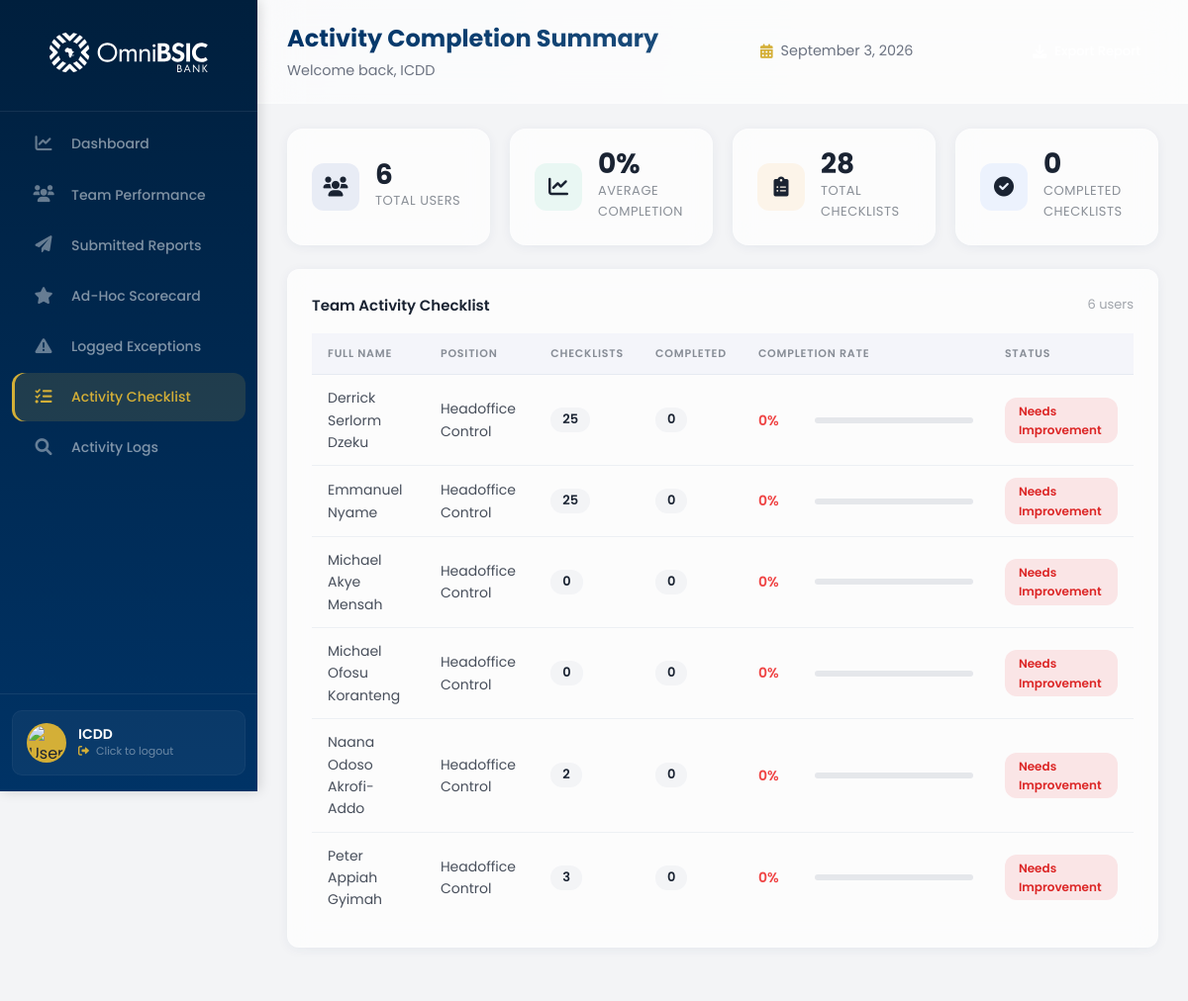
/adminboard/supervisor/checklist/ (signed in), run on an earlier commit of the app's database.
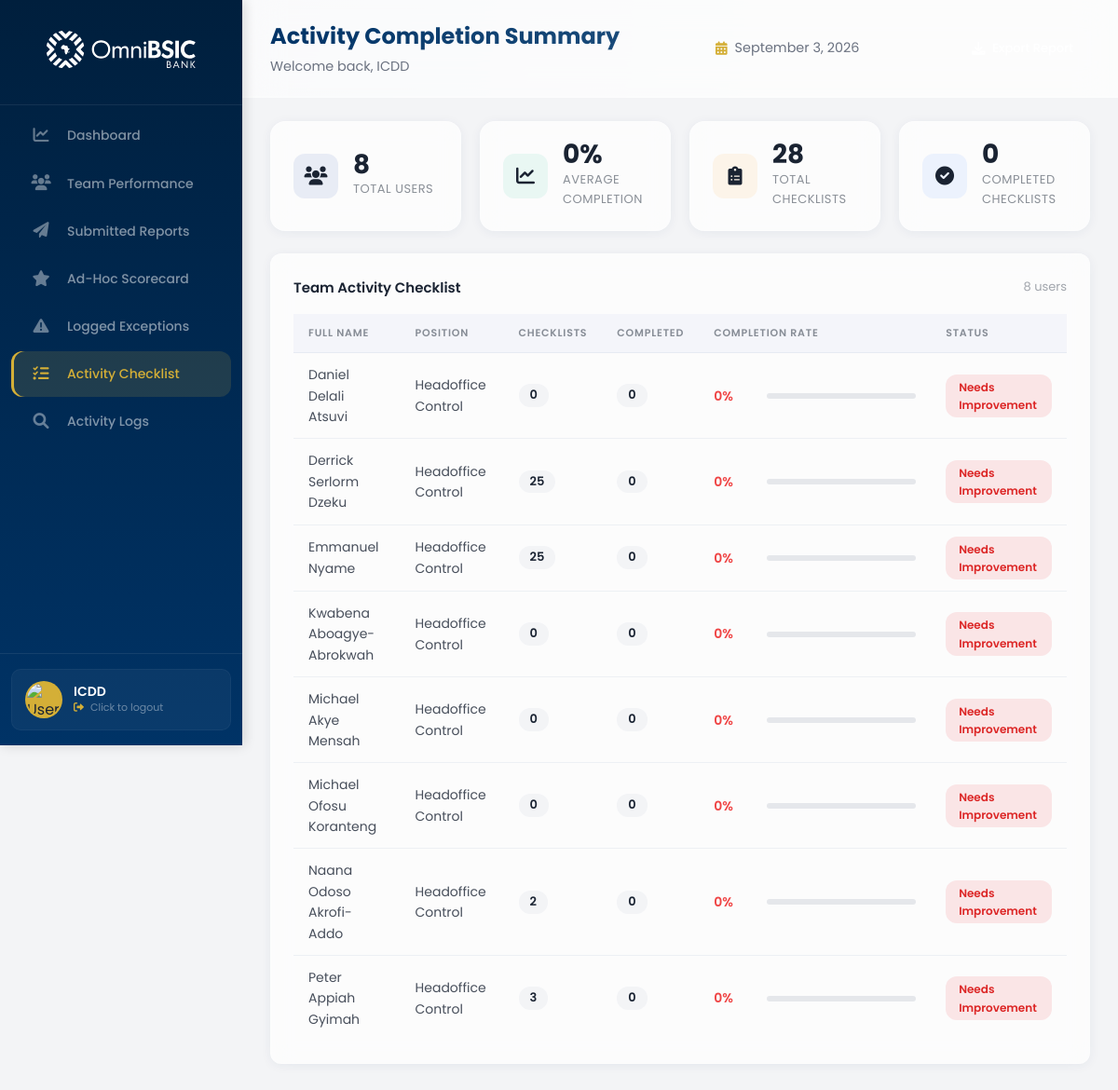
And on a later commit of the database.
### control_dashboard/models.py (models this page shows, shortened)
class UserProfile(models.Model):
    ROLE_CHOICES = [
        ('admin', 'Admin'),
        ('supervisor', 'Supervisor'),
        ('member', 'Member'),
    ]
    POSITION_CHOICES = [
        ('hc', 'Headoffice Control'),
        ('cc', 'Cluster Control'),
    ]
    STATUS_CHOICES = [
        ('active', 'Active'),
        ('inactive', 'Inactive'),
    ]
    user = models.OneToOneField(
        User,
        on_delete=models.CASCADE,
        related_name='profile',
        null=True,
        blank=True
    )
    email = models.EmailField(unique=True)
    full_name = models.CharField(max_length=200)
    username = models.CharField(max_length=150, unique=True, blank=True, null=True)
    position = models.CharField(max_length=50, choices=POSITION_CHOICES, default='member')
    role = models.CharField(max_length=50, choices=ROLE_CHOICES, default='member')
    status = models.CharField(max_length=50, choices=STATUS_CHOICES, default='active')
    created_at = models.DateTimeField(auto_now_add=True)
    updated_at = models.DateTimeField(auto_now=True)
    class Meta:
        db_table = 'user_profiles'
        ordering = ['full_name']

### control_dashboard/views.py (the view)
# urls.py: path('supervisor/checklist/', views.supervisor_checklist, name='supervisor_checklist'),
@login_required
def supervisor_checklist(request):
    try:
        user_profile = UserProfile.objects.get(email=request.user.email)
        if user_profile.role != 'supervisor' and user_profile.role != 'admin':
            messages.error(request, 'You do not have permission to access this page.')
            return redirect_dashboard(request.user)
    except UserProfile.DoesNotExist:
        return redirect_dashboard(request.user)
    team_members = UserProfile.objects.filter(role='member', status='active').order_by('full_name')
    all_checklists = Checklist.objects.filter(is_active=True)
    user_completion_data = []
    total_users = team_members.count()
    total_completed = 0
    total_completion_rate = 0
    for member in team_members:
        assigned_checklists = all_checklists.filter(
            Q(assigned_users=member) |
            Q(assignment_target='all') |
            Q(assignment_target=member.position)
        ).distinct()
        total_assigned = assigned_checklists.count()
        completed_checklists = ChecklistLog.objects.filter(
            user=member,
            checklist__in=assigned_checklists
        ).values_list('checklist_id', flat=True).distinct().count()
        if total_assigned > 0:
            completion_rate = int((completed_checklists / total_assigned) * 100)
        else:
            completion_rate = 0
        if completion_rate >= 90:
            status = 'success'
            status_text = 'Excellent'
        elif completion_rate >= 70:
            status = 'warning'
            status_text = 'Good'
        elif completion_rate >= 40:
            status = 'warning'
            status_text = 'In Progress'
        else:
            status = 'danger'
            status_text = 'Needs Improvement'
        total_completed += completed_checklists
        if total_assigned > 0:
            total_completion_rate += completion_rate
        user_completion_data.append({
            'user': member,
            'total_checklists': total_assigned,
            'completed_checklists': completed_checklists,
            'completion_rate': completion_rate,
            'status': status,
            'status_text': status_text,
        })
    if total_users > 0 and sum(d['total_checklists'] for d in user_completion_data) > 0:
        avg_completion = int(total_completion_rate / total_users)
    else:
        avg_completion = 0
    user_completion_data.sort(key=lambda x: x['completion_rate'], reverse=True)
    context = {
        'user_profile': user_profile,
        'user_completion_data': user_completion_data,
        'total_users': total_users,
        'avg_completion': avg_completion,
        'total_checklists': all_checklists.count(),
        'total_completed': total_completed,
        'all_checklists': all_checklists,
    }
    return render(request, 'control_dashboard/checklist-sup.html', context)

### control_dashboard/templates/control_dashboard/checklist-sup.html (shortened to what this page needs)
{% extends 'control_dashboard/base.html' %}
{% load static %}
{% block extra_css %}
<link rel="stylesheet" href="{% static 'stylesheets/supervisor-checklist.css' %}" type="text/css">
{% endblock %}
{% block dashboard_url %}{% url 'control_dashboard:supervisor_dashboard' %}{% endblock %}
{% block nav_links %}
<li><a href="{% url 'control_dashboard:supervisor_dashboard' %}">
    <span class="nav-icon"><i class="fas fa-chart-line"></i></span>
    <span class="nav-text">Dashboard</span>
</a></li>
<li><a href="{% url 'control_dashboard:team_performance' %}">
    <span class="nav-icon"><i class="fas fa-users"></i></span>
    <span class="nav-text">Team Performance</span>
</a></li>
<li><a href="{% url 'control_dashboard:submitted_reports' %}">
    <span class="nav-icon"><i class="fas fa-paper-plane"></i></span>
    <span class="nav-text">Submitted Reports</span>
</a></li>
<li><a href="{% url 'control_dashboard:ad_hoc_scorecard' %}">
    <span class="nav-icon"><i class="fas fa-star"></i></span>
    <span class="nav-text">Ad-Hoc Scorecard</span>
</a></li>
<li><a href="{% url 'control_dashboard:logged_exceptions' %}">
    <span class="nav-icon"><i class="fas fa-exclamation-triangle"></i></span>
    <span class="nav-text">Logged Exceptions</span>
</a></li>
<li class="active"><a href="{% url 'control_dashboard:supervisor_checklist' %}">
    <span class="nav-icon"><i class="fas fa-tasks"></i></span>
    <span class="nav-text">Activity Checklist</span>
</a></li>
<li><a href="{% url 'control_dashboard:supervisor_activity_logs' %}">
    <span class="nav-icon"><i class="fas fa-search"></i></span>
    <span class="nav-text">Activity Logs</span>
</a></li>
{% endblock %}
{% block page_title %}Activity Completion Summary{% endblock %}
{% block top_header_right %}
<button class="btn-export-header" onclick="exportReport()" title="Export Activity Data">
    <i class="fas fa-download"></i> Export Report
</button>
{% endblock %}
{% block content %}
<div class="stats-grid">
    <div class="stat-card">
        <div class="stat-icon primary"><i class="fas fa-users"></i></div>
        <div class="stat-info">
            <span class="stat-value">{{ total_users|default:0 }}</span>
            <span class="stat-label">Total Users</span>
        </div>
    </div>
    <div class="stat-card">
        <div class="stat-icon success"><i class="fas fa-chart-line"></i></div>
        <div class="stat-info">
            <span class="stat-value">{{ avg_completion|default:0 }}%</span>
            <span class="stat-label">Average Completion</span>
        </div>
    </div>
    <div class="stat-card">
        <div class="stat-icon warning"><i class="fas fa-clipboard-list"></i></div>
        <div class="stat-info">
            <span class="stat-value">{{ total_checklists|default:0 }}</span>
            <span class="stat-label">Total Checklists</span>
        </div>
    </div>
    <div class="stat-card">
        <div class="stat-icon info"><i class="fas fa-check-circle"></i></div>
        <div class="stat-info">
            <span class="stat-value">{{ total_completed|default:0 }}</span>
            <span class="stat-label">Completed Checklists</span>
        </div>
    </div>
</div>
<div class="table-container">
    <div class="table-header">
        <h4>Team Activity Checklist</h4>
        <span class="user-count">{{ user_completion_data|length }} users</span>
    </div>
    <div class="table-responsive">
        <table class="checklist-table">
            <thead>
                <tr>
                    <th>Full Name</th>
                    <th>Position</th>
                    <th class="text-center">Checklists</th>
                    <th class="text-center">Completed</th>
                    <th style="width: 30%;">Completion Rate</th>
                    <th class="text-center">Status</th>
                </tr>
            </thead>
            <tbody>
                {% for data in user_completion_data %}
                <tr onclick="viewUserDetail({{ data.user.id }})" class="user-row" data-user="{{ data.user.id }}" style="cursor: pointer;">
                    <td class="font-bold">
                        {{ data.user.full_name|default:data.user.email }}
                    </td>
                    <td>{{ data.user.get_position_display|default:"Member" }}</td>
                    <td class="text-center"><span class="task-count-badge">{{ data.total_checklists }}</span></td>
                    <td class="text-center"><span class="task-count-badge">{{ data.completed_checklists }}</span></td>
                    <td>
                        <div class="performance-metric-wrapper">
                            <span class="score-text {% if data.completion_rate >= 90 %}text-success{% elif data.completion_rate >= 70 %}text-warning{% else %}text-danger{% endif %}">
                                {{ data.completion_rate }}%
                            </span>
                            <div class="progress-track">
                            </div>
                        </div>
                    </td>
                    <td class="text-center">
                        <span class="status-badge {% if data.status == 'success' %}active{% elif data.status == 'warning' %}pending{% else %}inactive{% endif %}">
                            {{ data.status_text }}
                        </span>
                    </td>
                </tr>
                {% endfor %}
            </tbody>
        </table>
    </div>
</div>
{% endblock %}

### control_dashboard/templates/control_dashboard/base.html (shortened to what this page needs)
{% load static %}
<!DOCTYPE html>
<html>
    <head>
        <link rel="stylesheet" href="{% static 'stylesheets/base.css' %}" type="text/css">
        <link rel="stylesheet" href="https://cdnjs.cloudflare.com/ajax/libs/font-awesome/6.0.0-beta3/css/all.min.css">
        {% block extra_css %}{% endblock %}
    </head>
    <body>
        <div class="page-wrapper">
            <div class="nav-bar">
                <div class="logo">
                    <a href="{% block dashboard_url %}{% url 'control_dashboard:member_dashboard' %}{% endblock %}">
                        <img src="{% static 'images/OmniBSIC_Bank_Logo.svg' %}" alt="Bank Logo">
                    </a>
                </div>
                <ul class="nav-links">
                    {% block nav_links %}{% endblock %}
                </ul>
                <div class="nav-footer">
                    <div class="nav-profile-card" onclick="logoutUser()" style="cursor: pointer;" title="Click to logout">
                        <div class="nav-profile-img-wrapper">
                            <img src="{% static 'images/user-avatar.jpg' %}" alt="User Profile Image">
                        </div>
                        <div class="nav-profile-info">
                            <h4 class="nav-user-name">{{ user_profile.full_name|default:"User" }}</h4>
                            <p class="nav-user-role">
                                <i class="fas fa-sign-out-alt" style="font-size: 11px; margin-right: 4px;"></i>
                                Click to logout
                            </p>
                        </div>
                    </div>
                </div>
            </div>
            <div class="main-content-wrapper">
                <div class="top-header">
                    <div class="top-header-left">
                        <span class="page-title">{% block page_title %}Dashboard{% endblock %}</span>
                        {% block page_subtitle %}
                        <span class="page-subtitle">Welcome back, {{ user_profile.full_name|default:"User" }}</span>
                        {% endblock %}
                    </div>
                    {% block top_header_center %}
                    <div class="top-header-center">
                        <span class="header-date">
                            <i class="fas fa-calendar-alt"></i>
                            {% now "F j, Y" %}
                        </span>
                    </div>
                    {% endblock %}
                    <div class="top-header-right">
                        {% block top_header_right %}{% endblock %}
                    </div>
                </div>
                <div class="main-content">
                    {% block content %}{% endblock %}
                </div>
            </div>
        </div>
    </body>
</html>

### control_dashboard/static/stylesheets/supervisor-checklist.css (style rules this page uses)
.stats-grid { display: grid; grid-template-columns: repeat(4, 1fr); gap: 20px; margin-bottom: 24px; }
.stat-card { background: var(--glass-bg); backdrop-filter: blur(12px); -webkit-backdrop-filter: blur(12px); border: 1px solid var(--glass-border); border-radius: 16px; padding: 18px 24px; display: flex; align-items: center; gap: 16px; transition: all 0.3s ease; box-shadow: 0 2px 12px var(--glass-shadow); }
.stat-icon { width: 48px; height: 48px; border-radius: 12px; display: flex; align-items: center; justify-content: center; font-size: 20px; flex-shrink: 0; }
.stat-icon.primary { background: rgba(0, 51, 153, 0.08); color: var(--omni-primary); }
.stat-icon.success { background: rgba(16, 185, 129, 0.08); color: var(--omni-success); }
.stat-icon.warning { background: rgba(245, 158, 11, 0.08); color: var(--omni-warning); }
.stat-icon.info { background: rgba(59, 130, 246, 0.08); color: var(--omni-info); }
.stat-info { flex: 1; }
.stat-value { display: block; font-size: 28px; font-weight: 700; color: #1a2332; line-height: 1.2; }
.stat-label { display: block; font-size: 13px; color: rgba(26, 35, 50, 0.5); font-weight: 400; }
.table-responsive { overflow-x: auto; }
.checklist-table { width: 100%; border-collapse: collapse; background: transparent; font-size: 14px; }
.checklist-table thead { background: rgba(0, 51, 153, 0.03); }
.checklist-table thead th { color: rgba(26, 35, 50, 0.5); font-size: 11px; font-weight: 600; text-transform: uppercase; letter-spacing: 0.8px; text-align: left; padding: 12px 16px; border-bottom: 1px solid var(--glass-border-dark); }
.checklist-table tbody td { padding: 12px 16px; color: rgba(26, 35, 50, 0.8); border-bottom: 1px solid var(--glass-border-dark); vertical-align: middle; }
.checklist-table tbody tr { cursor: pointer; transition: background 0.2s ease; }
.checklist-table tbody tr:last-child td { border-bottom: none; }
.user-count { font-size: 13px; color: rgba(26, 35, 50, 0.4); }
.performance-metric-wrapper { display: flex; align-items: center; gap: 12px; }
.score-text { font-weight: 600; font-size: 14px; min-width: 45px; }
.text-danger { color: #ef4444; }
.progress-track { flex: 1; height: 8px; background: #e5e7eb; border-radius: 4px; overflow: hidden; }
.task-count-badge { display: inline-block; padding: 2px 12px; background: #f3f4f6; border-radius: 12px; font-size: 13px; font-weight: 600; color: #1a2332; }
.status-badge { display: inline-block; padding: 4px 14px; border-radius: 12px; font-size: 12px; font-weight: 600; text-transform: capitalize; }
.status-badge.inactive { background: rgba(239, 68, 68, 0.12); color: #dc2626; }
.btn-export-header { display: inline-flex; align-items: center; gap: 8px; padding: 8px 18px; background: var(--omni-primary); color: #ffffff; border: none; border-radius: 12px; cursor: pointer; font-size: 13px; font-weight: 500; font-family: 'Poppins', sans-serif; transition: all 0.3s ease; white-space: nowrap; }
.btn-export-header i { font-size: 14px; }
.progress-track { flex: 1; height: 6px; background: #e5e7eb; border-radius: 4px; overflow: hidden; }

What changed in the data, as far as the page shows it:
added UserProfile: user.full_name "Daniel Delali Atsuvi", user.position "Headoffice Control", total_checklists "0", completed_checklists "0", completion_rate "0", status_text "Needs Improvement"
added UserProfile: user.full_name "Kwabena Aboagye-Abrokwah", user.position "Headoffice Control", total_checklists "0", completed_checklists "0", completion_rate "0", status_text "Needs Improvement"
Also different on the page:
{{ total_users|default:0 }}: "6" → "8"
{{ user_completion_data|length }}: "6" → "8"
